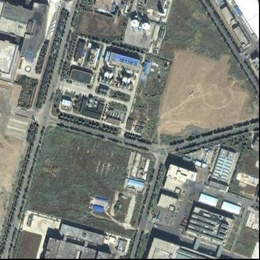
%> input picture SARImageFile/FilterImageFile/registerbeijing_A_1.jpg, 260 x 260 px, shrunk from 500 x 500 before the run
$ octave leedo.m   (GNU Octave 9; MATLAB toolbox functions it lacks are replaced by stand-ins)
%> lines starting %> are read from the running program, lines starting %| are printed output that depends on the picture
%% corase Wavefiltering

tic

clc,clear,close all

% cd SARImageFile\SARImageData\

Image = imread("SARImageFile\FilterImageFile\registerbeijing_A_1.jpg");
%> Image is the input picture: size 260x260x3 uint8; mean R, G, B 125, 129.5, 122.3
Image = rgb2gray(Image);
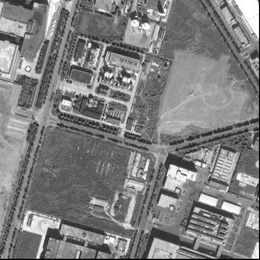
%> Image: size 260x260 uint8; min 0, max 255, mean 127.3
% figure
% imshow(Image);
% title("origin Image")

[l,w,~]=size(Image);
%> l = 260; w = 260

windowlength = 7; %must be a single num
Onesidelength = floor(windowlength/2);
Image_Cofiltered = zeros(l-2*Onesidelength,w-2*Onesidelength);

Border = 2*Onesidelength;

for index1 = 1:(l-2*Onesidelength)
    for index2 = 1:(w-2*Onesidelength)

        temp_window = Image(index1:index1+2*Onesidelength,index2:index2+2*Onesidelength);

        Average = mean(temp_window(:));
        SD = std2(temp_window);


        %b = (SD^2-Average^2)/(2*SD^2);
        b = 1/2 - (Average/SD)^2/2;

        Image_Cofiltered(index1,index2) = Average + b ...
        * (Image(index1+Onesidelength,index2+Onesidelength)-Average);

    end
end
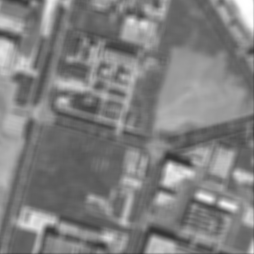
%> Image_Cofiltered: size 254x254 double; min 52, max 255, mean 127.6

% figure
% imshow(uint8(Image_Cofiltered))
% title("Lee filter")

imwrite(uint8(Image_Cofiltered),"SARImageFile\FilterImageFile\leefilterbeijing_A_1.jpg")
toc

$ run again, with SARImageFile/FilterImageFile/registerbeijing_A_2.jpg copied over SARImageFile/FilterImageFile/registerbeijing_A_1.jpg
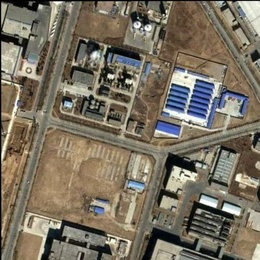
%> input picture SARImageFile/FilterImageFile/registerbeijing_A_2.jpg, 260 x 260 px, shrunk from 500 x 500 before the run
%> Image is the input picture: size 260x260x3 uint8; mean R, G, B 121.6, 113, 97.2
%> `Image = rgb2gray(Image);`:
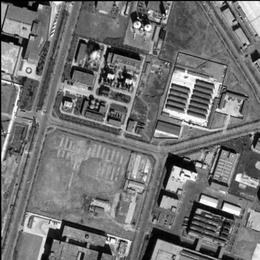
%> Image: size 260x260 uint8; min 0, max 255, mean 113.8
%> after the loop `for index1 = 1:(l-2*Onesidelength)`:
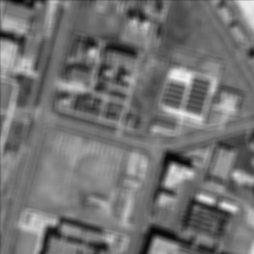
%> Image_Cofiltered: size 254x254 double; min 4, max 239, mean 114.4
